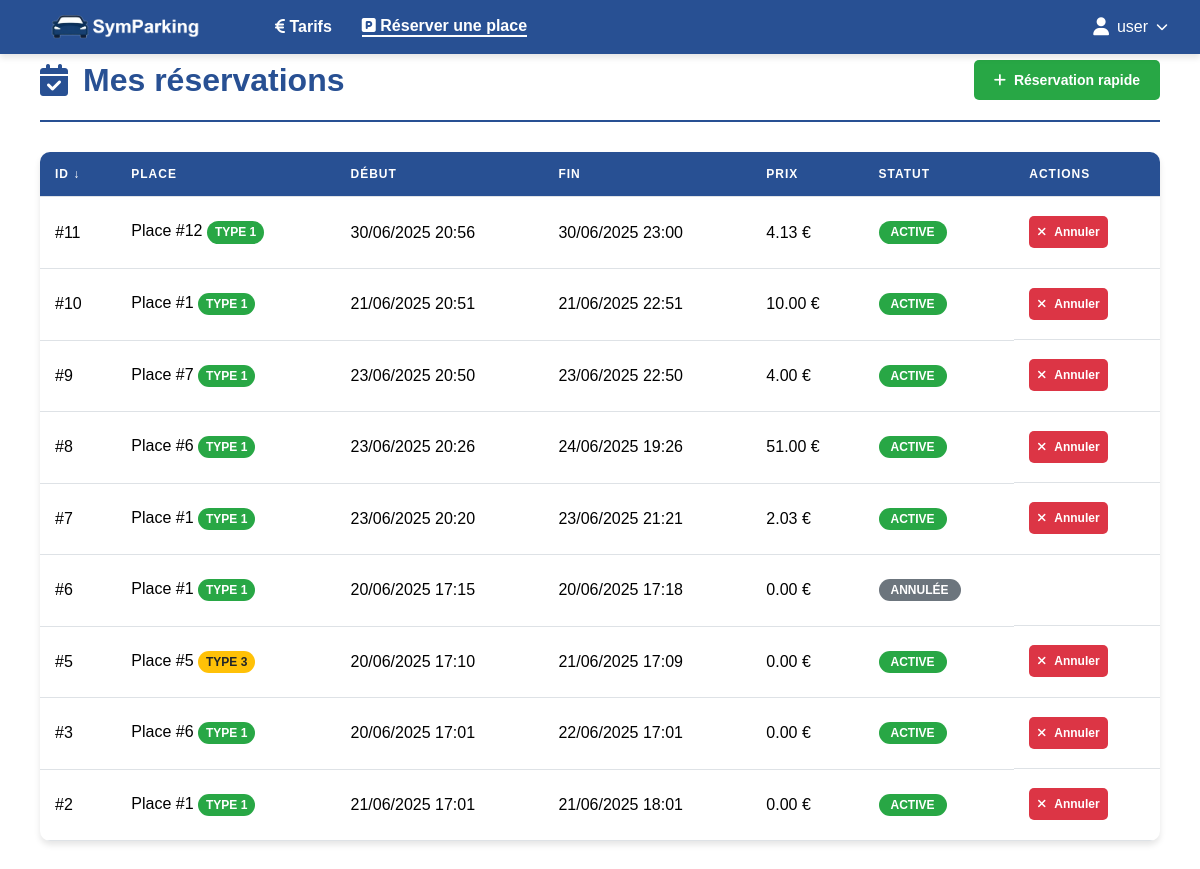
The app's page /index.php?component=booking (signed in) with its own data.
### tables this page shows
CREATE TABLE IF NOT EXISTS `bookings` (
  `id` int NOT NULL AUTO_INCREMENT,
  `user_id` int DEFAULT NULL,
  `spot_id` int DEFAULT NULL,
  `start_time` datetime DEFAULT NULL,
  `end_time` datetime DEFAULT NULL,
  `total_price` decimal(10,2) NOT NULL DEFAULT '0.00',
  `is_cancelled` tinyint(1) DEFAULT '0',
  PRIMARY KEY (`id`)
);

CREATE TABLE IF NOT EXISTS `parking_spots` (
  `id` int NOT NULL AUTO_INCREMENT,
  `number` int DEFAULT NULL,
  `type` int DEFAULT NULL,
  `is_occupied` tinyint(1) DEFAULT '0',
  PRIMARY KEY (`id`)
);

### Controller/booking.php (called while the page is built, shortened)
<?php
require "Model/booking.php";
require "Model/users.php";
$page = isset($_GET['page']) ? max(1, (int)$_GET['page']) : 1;
$sortBy = $_GET['sort'] ?? 'id';
$sortOrder = $_GET['order'] ?? 'desc';
$currentUserId = getCurrentUserId($pdo);
$userId = isAdmin() ? null : $currentUserId;
$bookings = getBookings($pdo, $page, $sortBy, $sortOrder, $userId);
require "View/booking.php";

### Includes/functions.php (called while the page is built, shortened)
<?php
if (!function_exists('isAdmin')) {
    function isAdmin(): bool {
        return isset($_SESSION['auth']) && $_SESSION['auth'] && ($_SESSION['role'] ?? 1) === 2;
    }
}

### Model/users.php (called while the page is built, shortened)
<?php
function getCurrentUserId(PDO $pdo): int|null {
    $fullName = $_SESSION['username'];
    $query = "SELECT id FROM users WHERE CONCAT(first_name, ' ', last_name) = :full_name";
    $res = $pdo->prepare($query);
    $res->bindParam(':full_name', $fullName);
    $res->execute();
    $result = $res->fetch(PDO::FETCH_ASSOC);
    return $result ? (int)$result['id'] : null;
}

### Model/booking.php (called while the page is built, shortened)
<?php
function getBookings(PDO $pdo, int $page = 1, string $sortBy = 'id', string $sortOrder = 'desc', int $userId = null): array {
    $limit = 10;
    $offset = ($page - 1) * $limit;
    $allowedColumns = ['id', 'user_id', 'spot_id', 'start_time', 'end_time', 'total_price', 'is_cancelled'];
    $allowedOrders = ['asc', 'desc'];
    $whereClause = '';
    $params = [];
    $query = "
        SELECT b.*,
               CONCAT(u.first_name, ' ', u.last_name) as user_name,
               CONCAT('Place #', ps.number) as spot_label,
               ps.type as spot_type
        FROM bookings b
        LEFT JOIN users u ON b.user_id = u.id
        LEFT JOIN parking_spots ps ON b.spot_id = ps.id
        {$whereClause}
        ORDER BY {$sortBy} {$sortOrder}
        LIMIT :limit OFFSET :offset
    ";
    $res = $pdo->prepare($query);
    $res->bindValue(':limit', $limit, PDO::PARAM_INT);
    $res->bindValue(':offset', $offset, PDO::PARAM_INT);
    $res->execute();
    return $res->fetchAll(PDO::FETCH_ASSOC);
}

### View/booking.php (the view, shortened to what this page needs)
<div class="with-navbar">
    <div class="pricing-container">
        <div class="pricing-header">
            <h1>
                <i class="fas fa-calendar-check"></i>
                <?= isAdmin() ? 'Gestion des réservations' : 'Mes réservations' ?>
            </h1>
            <div class="header-actions">
                <button id="toggle-form-btn" class="btn btn-success" onclick="toggleQuickForm()">
                    <i class="fas fa-plus"></i> Réservation rapide
                </button>
            </div>
        </div>
        <div class="users-table-container">
            <?php if (empty($bookings)): ?>
                <div class="no-data">
                    <i class="fas fa-calendar-times" style="font-size: 48px; color: #6c757d; margin-bottom: 20px;"></i>
                    <p><?= isAdmin() ? 'Aucune réservation trouvée' : 'Vous n\'avez pas encore de réservation' ?></p>
                    <button class="btn btn-primary" onclick="toggleQuickForm()">
                        <i class="fas fa-plus"></i> Créer une réservation
                    </button>
                </div>
            <?php else: ?>
                <table class="users-table">
                    <thead>
                    <tr>
                        <th>
                            <a href="?component=booking&sort=id&order=<?= $sortBy === 'id' && $sortOrder === 'asc' ? 'desc' : 'asc' ?>" class="sort-header">
                                ID <?= $sortBy === 'id' ? ($sortOrder === 'asc' ? '↑' : '↓') : '' ?>
                            </a>
                        </th>
                        <th>
                            <a href="?component=booking&sort=spot_id&order=<?= $sortBy === 'spot_id' && $sortOrder === 'asc' ? 'desc' : 'asc' ?>" class="sort-header">
                                Place <?= $sortBy === 'spot_id' ? ($sortOrder === 'asc' ? '↑' : '↓') : '' ?>
                            </a>
                        </th>
                        <th>
                            <a href="?component=booking&sort=start_time&order=<?= $sortBy === 'start_time' && $sortOrder === 'asc' ? 'desc' : 'asc' ?>" class="sort-header">
                                Début <?= $sortBy === 'start_time' ? ($sortOrder === 'asc' ? '↑' : '↓') : '' ?>
                            </a>
                        </th>
                        <th>
                            <a href="?component=booking&sort=end_time&order=<?= $sortBy === 'end_time' && $sortOrder === 'asc' ? 'desc' : 'asc' ?>" class="sort-header">
                                Fin <?= $sortBy === 'end_time' ? ($sortOrder === 'asc' ? '↑' : '↓') : '' ?>
                            </a>
                        </th>
                        <th>Prix</th>
                        <th>Statut</th>
                        <th>Actions</th>
                    </tr>
                    </thead>
                    <tbody>
                    <?php foreach ($bookings as $booking): ?>
                        <tr>
                            <td>#<?= $booking['id'] ?></td>
                            <td>
                                <?= htmlspecialchars($booking['spot_label']) ?>
                                <span class="type-badge type-<?= $booking['spot_type'] ?>">
                                        Type <?= $booking['spot_type'] ?>
                                    </span>
                            </td>
                            <td><?= date('d/m/Y H:i', strtotime($booking['start_time'])) ?></td>
                            <td><?= date('d/m/Y H:i', strtotime($booking['end_time'])) ?></td>
                            <td><?= number_format($booking['total_price'], 2) ?> €</td>
                            <td>
                                <?php if ($booking['is_cancelled']): ?>
                                    <span class="status-badge status-inactive">Annulée</span>
                                <?php else: ?>
                                    <span class="status-badge status-active">Active</span>
                                <?php endif; ?>
                            </td>
                            <td class="actions">
                                <?php if (!$booking['is_cancelled']): ?>
                                    <button class="btn btn-sm btn-delete" onclick="cancelBooking(<?= $booking['id'] ?>)">
                                        <i class="fas fa-times"></i> Annuler
                                    </button>
                                <?php endif; ?>
                            </td>
                        </tr>
                    <?php endforeach; ?>
                    </tbody>
                </table>
            <?php endif; ?>
        </div>
    </div>
</div>

### assets/CSS/style.css (style rules this page uses)
body { margin: 0; padding: 0; background-color: #fff; font-family: Arial, sans-serif; min-height: 100vh; }
.btn { display: inline-flex; align-items: center; justify-content: center; gap: 8px; padding: 10px 20px; border: none; border-radius: 5px; text-decoration: none; font-weight: bold; cursor: pointer; transition: all 0.3s ease; font-size: 14px; line-height: 1; box-sizing: border-box; height: 40px; font-family: Arial, sans-serif; }
.btn-sm { padding: 6px 10px; font-size: 12px; height: 32px; min-height: 32px; max-height: 32px; }
.btn-success { background-color: #28a745; color: white; }
.btn-delete { background-color: #dc3545; color: white; }
.sort-header { color: white; text-decoration: none; }
.users-container, .pricing-container { max-width: 1200px; margin: 0 auto; padding: 20px; }
.pricing-container { max-width: 1400px; }
.users-header, .pricing-header, .user-form-header { display: flex; justify-content: space-between; align-items: center; margin-bottom: 30px; padding-bottom: 20px; border-bottom: 2px solid #285093; }
.users-header h1, .pricing-header h1, .user-form-header h1 { color: #285093; margin: 0; font-size: 2rem; display: flex; align-items: center; gap: 15px; }
.header-actions { display: flex; gap: 10px; }
.users-table-container, .rules-table-container { background: white; border-radius: 10px; box-shadow: 0 4px 6px rgba(0, 0, 0, 0.1); overflow: hidden; margin-bottom: 30px; }
.users-table, .rules-table { width: 100%; border-collapse: collapse; }
.users-table thead, .rules-table thead { background-color: #285093; color: white; }
.users-table th, .users-table td, .rules-table th, .rules-table td { padding: 15px; text-align: left; border-bottom: 1px solid #dee2e6; vertical-align: middle; }
.users-table th { font-weight: bold; text-transform: uppercase; font-size: 12px; letter-spacing: 1px; }
.users-table .actions { display: flex; gap: 10px; align-items: center; justify-content: flex-start; height: 40px; padding-bottom: 15.5px !important; padding-top: 15px !important; }
.users-table .actions .btn { height: 32px !important; min-height: 32px !important; max-height: 32px !important; padding: 6px 8px !important; line-height: 1 !important; border: none !important; font-family: Arial, sans-serif !important; font-size: 12px !important; box-sizing: border-box !important; display: inline-flex !important; align-items: center !important; justify-content: center !important; vertical-align: top !important; }
.actions { display: flex; gap: 8px; justify-content: center; }
.role-badge, .status-badge, .type-badge { padding: 4px 12px; border-radius: 20px; font-size: 12px; font-weight: bold; text-transform: uppercase; display: inline-block; line-height: 1.2; }
.type-badge { padding: 4px 8px; border-radius: 12px; color: white; }
.status-active { background-color: #28a745; color: white; }
.status-inactive { background-color: #6c757d; color: white; }
.type-1 { background-color: #28a745; }
.type-3 { background-color: #ffc107; color: #212529; }

### records on screen
bookings: id "11", spot_label "Place #12", parking_spots.type "1", start_time "30/06/2025 20:56", end_time "30/06/2025 23:00", total_price "4.13", is_cancelled "ACTIVE"
bookings: id "10", spot_label "Place #1", parking_spots.type "1", start_time "21/06/2025 20:51", end_time "21/06/2025 22:51", total_price "10.00", is_cancelled "ACTIVE"
bookings: id "9", spot_label "Place #7", parking_spots.type "1", start_time "23/06/2025 20:50", end_time "23/06/2025 22:50", total_price "4.00", is_cancelled "ACTIVE"
bookings: id "8", spot_label "Place #6", parking_spots.type "1", start_time "23/06/2025 20:26", end_time "24/06/2025 19:26", total_price "51.00", is_cancelled "ACTIVE"
bookings: id "7", spot_label "Place #1", parking_spots.type "1", start_time "23/06/2025 20:20", end_time "23/06/2025 21:21", total_price "2.03", is_cancelled "ACTIVE"
bookings: id "6", spot_label "Place #1", parking_spots.type "1", start_time "20/06/2025 17:15", end_time "20/06/2025 17:18", total_price "0.00", is_cancelled "ANNULÉE"
bookings: id "5", spot_label "Place #5", parking_spots.type "3", start_time "20/06/2025 17:10", end_time "21/06/2025 17:09", total_price "0.00", is_cancelled "ACTIVE"
bookings: id "3", spot_label "Place #6", parking_spots.type "1", start_time "20/06/2025 17:01", end_time "22/06/2025 17:01", total_price "0.00", is_cancelled "ACTIVE"
bookings: id "2", spot_label "Place #1", parking_spots.type "1", start_time "21/06/2025 17:01", end_time "21/06/2025 18:01", total_price "0.00", is_cancelled "ACTIVE"

### other values on screen
$_SESSION['username'] "user"
